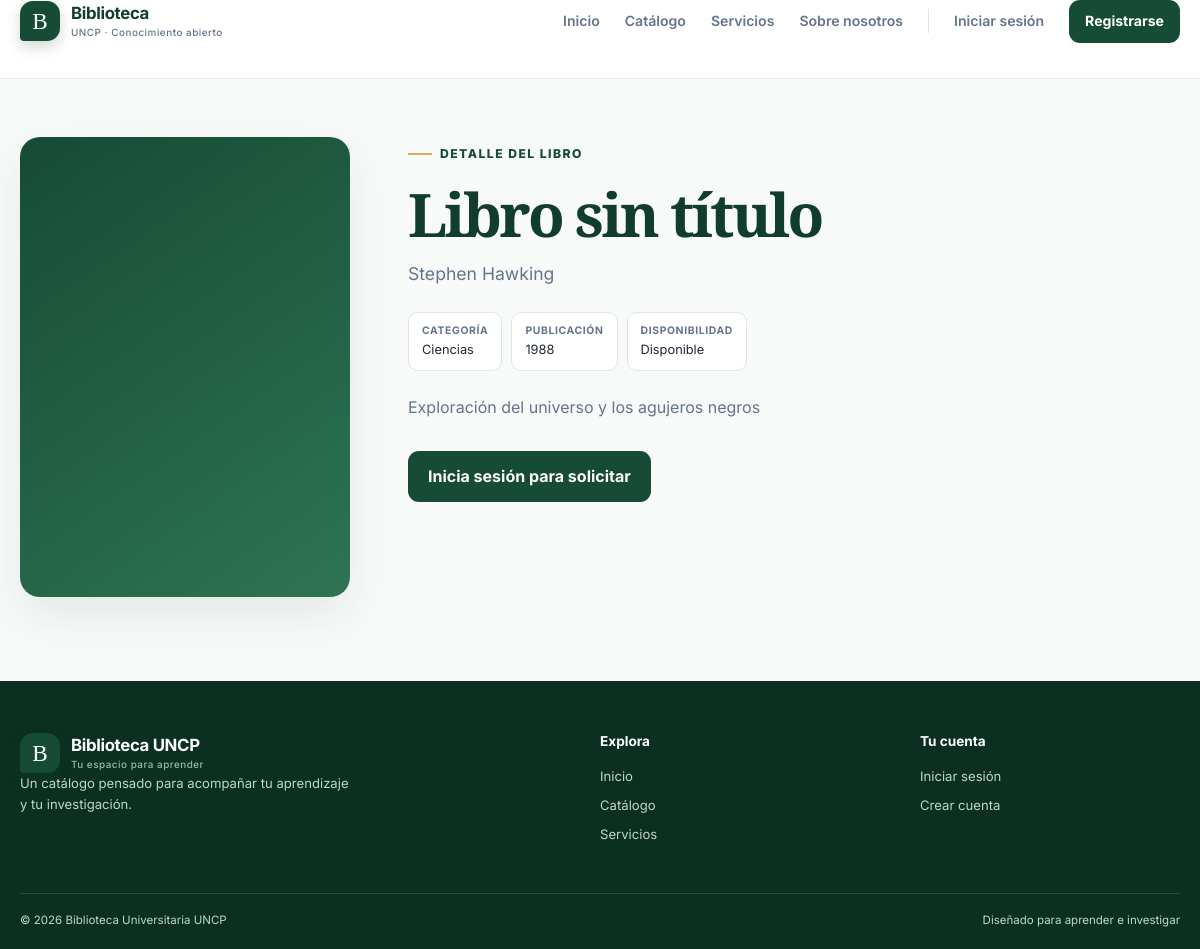
The page /libro/4/ on the database its author committed.
### catalogo/models.py (models this page shows, shortened)
class Libro(models.Model):
    titulo = models.CharField(
        max_length=200,
        help_text="Título completo del libro"
    )
    autor = models.CharField(
        max_length=150,
        help_text="Nombre del autor o autores"
    )
    isbn = models.CharField(
        max_length=13,
        unique=True,
        blank=True,
        null=True,
        help_text="ISBN-13 (opcional), formato: 978-3-16-148410-0"
    )
    categoria = models.ForeignKey(
        Categoria,
        on_delete=models.SET_NULL,
        null=True,
        blank=True,
        related_name='libros',
        help_text="Categoría del libro"
    )
    fecha_publicacion = models.DateField(
        null=True,
        blank=True,
        help_text="Fecha de publicación (AAAA-MM-DD)"
    )
    resumen = models.TextField(
        blank=True,
        help_text="Resumen o descripción del libro"
    )
    disponible = models.BooleanField(
        default=True,
        help_text="Indica si el libro está disponible para préstamo"
    )
    created_at = models.DateTimeField(auto_now_add=True)
    updated_at = models.DateTimeField(auto_now=True)
    class Meta:
        verbose_name = "Libro"
        verbose_name_plural = "Libros"
        ordering = ['titulo']
        indexes = [
            models.Index(fields=['titulo']),
            models.Index(fields=['isbn']),
            models.Index(fields=['disponible']),
        ]
    @property
    def estatus_disponibilidad(self):
        if self.disponible:
            return "Disponible"
        return "No disponible"

class Categoria(models.Model):
    nombre = models.CharField(
        max_length=100,
        unique=True,
        help_text="Ej.: Literatura, Ciencias, Historia, etc."
    )
    descripcion = models.TextField(
        blank=True,
        help_text="Descripción opcional de la categoría"
    )
    created_at = models.DateTimeField(auto_now_add=True)
    class Meta:
        verbose_name = "Categoría"
        verbose_name_plural = "Categorías"
        ordering = ['nombre']
    def __str__(self):
        return self.nombre

### catalogo/views.py (the view, shortened to what this page needs)
# urls.py: path('libro/<int:pk>/', catalogo_views.detalle_libro, name='detalle_libro'),
def detalle_libro(request, pk):
    libro = get_object_or_404(Libro, pk=pk)
    relacionados = Libro.objects.filter(
        categoria=libro.categoria
    ).exclude(pk=libro.pk)[:4] if libro.categoria else []
    prestamo_activo = None
    contexto = {
        'titulo': f'Detalle: {libro.titulo}',
        'libro': libro,
        'relacionados': relacionados,
        'prestamo_activo': prestamo_activo,
    }
    return render(request, 'catalogo/detalle_libro.html', contexto)

### templates/catalogo/detalle_libro.html (shortened to what this page needs)
{% extends 'base.html' %}
{% block content %}
<section class="catalog-page">
  <div class="container">
    <div class="detail-grid">
      <div class="detail-cover"></div>
      <div class="detail-copy">
        <span class="eyebrow">Detalle del libro</span>
      <h1>{{ libro.titulo|default:'Libro sin título' }}</h1>
        <p class="detail-author">{{ libro.autor }}</p>
        <div class="detail-facts">
          <span class="fact"
            ><b>Categoría</b>{{ libro.categoria|default:'Sin categoría' }}</span
          >{% if libro.fecha_publicacion %}<span class="fact"
            ><b>Publicación</b>{{ libro.fecha_publicacion|date:'Y' }}</span
          >{% endif %}<span class="fact"
            ><b>Disponibilidad</b>{{ libro.estatus_disponibilidad }}</span
          >
        </div>
        {% if libro.resumen %}
        <p class="detail-summary">{{ libro.resumen }}</p>
        {% else %}
        <p class="detail-summary">
          Consulta este título en la biblioteca y descubre una nueva fuente para
          tu aprendizaje.
        </p>
        {% endif %}
        <div class="hero-actions">
          {% if request.user.is_authenticated %}
            {% if user.perfil.rol == 'estudiante' and libro.disponible %}
              <a class="button button-primary" href="{% url 'catalogo:solicitar_prestamo' libro.pk %}">Solicitar préstamo</a>
            {% else %}
              <span class="button button-outline">No disponible</span>
            {% endif %}
            {% if user.perfil.rol == 'bibliotecario' %}<a class="button button-gold" href="{% url 'catalogo:editar_libro' libro.pk %}">Editar libro</a>{% endif %}
          {% else %}
            <a class="button button-primary" href="{% url 'catalogo:login' %}">Inicia sesión para solicitar</a>
          {% endif %}
        </div>
      </div>
    </div>
  </div>
</section>
{% endblock %}

### static/catalogo/css/styles.css (style rules this page uses)
:root { --green:#164B35;--deep:#103D2D;--soft:#E9F3ED;--gold:#D6AC53;--bg:#F8FAF9;--ink:#1F2937;--muted:#64748B;--line:#DDE8E1;--white:#fff;--shadow:0 18px 45px rgba(16,61,45,.09);--radius:18px }
* { box-sizing:border-box }
html { scroll-behavior:smooth }
body { margin:0;background:var(--bg);color:var(--ink);font-family:Inter,system-ui,sans-serif;line-height:1.6 }
a { color:inherit;text-decoration:none }
.container { width:min(1180px,calc(100% - 40px));margin-inline:auto }
.button { display:inline-flex;align-items:center;justify-content:center;gap:8px;border:1px solid transparent;border-radius:11px;padding:12px 19px;font-weight:700;cursor:pointer;transition:transform .2s,box-shadow .2s,background .2s }
.button-primary { background:var(--green);color:#fff }
.eyebrow { display:inline-flex;gap:8px;align-items:center;color:var(--green);font-size:.76rem;font-weight:800;text-transform:uppercase;letter-spacing:.12em;margin-bottom:17px }
.eyebrow:before { content:'';width:24px;height:2px;background:var(--gold) }
h1,h2,h3,p { margin-top:0 }
h1,h2 { color:var(--deep);letter-spacing:-.045em;line-height:1.1 }
h1 { font-size:clamp(2.55rem,5vw,4.7rem);max-width:620px;margin-bottom:22px;font-family:'Playfair Display',Georgia,serif }
.hero-actions { display:flex;flex-wrap:wrap;gap:12px;margin:30px 0 }
.catalog-page,.auth-page,.dashboard-page { padding:58px 0 84px }
.detail-grid { display:grid;grid-template-columns:330px 1fr;gap:58px;align-items:start }
.detail-cover { height:460px;border-radius:20px;display:grid;place-items:center;background:linear-gradient(145deg,#164B35,#2d7454);color:#fff;padding:35px;text-align:center;box-shadow:var(--shadow) }
.detail-copy h1 { margin-bottom:13px }
.detail-author { font-size:1.1rem;color:var(--muted);margin-bottom:23px }
.detail-summary { color:var(--muted);max-width:690px }
.detail-facts { display:flex;flex-wrap:wrap;gap:9px;margin:24px 0 }
.fact { background:#fff;border:1px solid var(--line);border-radius:10px;padding:10px 13px;font-size:.8rem }
.fact b { display:block;color:var(--muted);font-size:.65rem;text-transform:uppercase;letter-spacing:.06em }

### rows shown on the page
Libro: titulo "Libro sin título", autor "Stephen Hawking", categoria "Ciencias", fecha_publicacion "1988", estatus_disponibilidad "Disponible", resumen "Exploración del universo y los agujeros negros"
